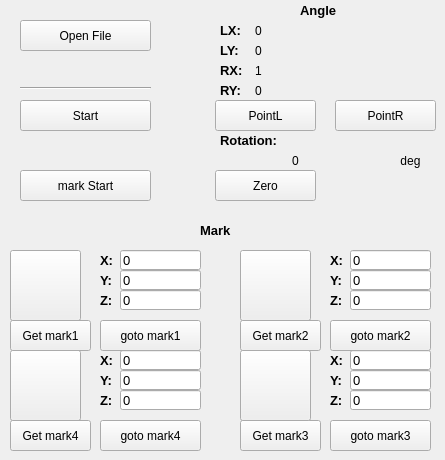
    <widget class="QWidget" name="tab">
     <attribute name="title">
      <string>File</string>
     </attribute>
     <widget class="QPushButton" name="openfile">
      <property name="geometry">
       <rect>
        <x>20</x>
        <y>20</y>
        <width>131</width>
        <height>31</height>
       </rect>
      </property>
      <property name="font">
       <font>
        <family>Arial</family>
        <pointsize>9</pointsize>
       </font>
      </property>
      <property name="text">
       <string>Open File</string>
      </property>
     </widget>
     <widget class="QPushButton" name="startfile">
      <property name="geometry">
       <rect>
        <x>20</x>
        <y>100</y>
        <width>131</width>
        <height>31</height>
       </rect>
      </property>
      <property name="font">
       <font>
        <family>Arial</family>
        <pointsize>9</pointsize>
       </font>
      </property>
      <property name="text">
       <string>Start</string>
      </property>
     </widget>
     <widget class="QLabel" name="label_72">
      <property name="geometry">
       <rect>
        <x>220</x>
        <y>80</y>
        <width>31</width>
        <height>21</height>
       </rect>
      </property>
      <property name="font">
       <font>
        <family>Arial</family>
        <pointsize>10</pointsize>
        <weight>75</weight>
        <bold>true</bold>
       </font>
      </property>
      <property name="text">
       <string>RY:</string>
      </property>
     </widget>
     <widget class="QLabel" name="y_p2">
      <property name="geometry">
       <rect>
        <x>255</x>
        <y>80</y>
        <width>161</width>
        <height>21</height>
       </rect>
      </property>
      <property name="text">
       <string>0</string>
      </property>
     </widget>
     <widget class="QPushButton" name="zero_deg">
      <property name="geometry">
       <rect>
        <x>215</x>
        <y>170</y>
        <width>101</width>
        <height>31</height>
       </rect>
      </property>
      <property name="font">
       <font>
        <family>Arial</family>
        <pointsize>9</pointsize>
       </font>
      </property>
      <property name="text">
       <string>Zero</string>
      </property>
     </widget>
     <widget class="QLabel" name="x_p1">
      <property name="geometry">
       <rect>
        <x>255</x>
        <y>20</y>
        <width>161</width>
        <height>21</height>
       </rect>
      </property>
      <property name="text">
       <string>0</string>
      </property>
     </widget>
     <widget class="QLabel" name="degree">
      <property name="geometry">
       <rect>
        <x>215</x>
        <y>150</y>
        <width>161</width>
        <height>21</height>
       </rect>
      </property>
      <property name="text">
       <string>0</string>
      </property>
      <property name="alignment">
       <set>Qt::AlignCenter</set>
      </property>
     </widget>
     <widget class="QPushButton" name="point_1">
      <property name="geometry">
       <rect>
        <x>215</x>
        <y>100</y>
        <width>101</width>
        <height>31</height>
       </rect>
      </property>
      <property name="font">
       <font>
        <family>Arial</family>
        <pointsize>9</pointsize>
       </font>
      </property>
      <property name="text">
       <string>PointL</string>
      </property>
     </widget>
     <widget class="QLabel" name="x_p2">
      <property name="geometry">
       <rect>
        <x>255</x>
        <y>60</y>
        <width>161</width>
        <height>21</height>
       </rect>
      </property>
      <property name="text">
       <string>1</string>
      </property>
     </widget>
     <widget class="QLabel" name="X_10">
      <property name="geometry">
       <rect>
        <x>395</x>
        <y>150</y>
        <width>31</width>
        <height>21</height>
       </rect>
      </property>
      <property name="text">
       <string>deg</string>
      </property>
      <property name="alignment">
       <set>Qt::AlignCenter</set>
      </property>
     </widget>
     <widget class="QPushButton" name="point_2">
      <property name="geometry">
       <rect>
        <x>335</x>
        <y>100</y>
        <width>101</width>
        <height>31</height>
       </rect>
      </property>
      <property name="font">
       <font>
        <family>Arial</family>
        <pointsize>9</pointsize>
       </font>
      </property>
      <property name="text">
       <string>PointR</string>
      </property>
     </widget>
     <widget class="QLabel" name="y_p1">
      <property name="geometry">
       <rect>
        <x>255</x>
        <y>40</y>
        <width>161</width>
        <height>21</height>
       </rect>
      </property>
      <property name="text">
       <string>0</string>
      </property>
     </widget>
     <widget class="QLabel" name="label_14">
      <property name="geometry">
       <rect>
        <x>220</x>
        <y>130</y>
        <width>81</width>
        <height>21</height>
       </rect>
      </property>
      <property name="font">
       <font>
        <family>Arial</family>
        <pointsize>10</pointsize>
        <weight>75</weight>
        <bold>true</bold>
       </font>
      </property>
      <property name="text">
       <string>Rotation:</string>
      </property>
     </widget>
     <widget class="QLabel" name="label_70">
      <property name="geometry">
       <rect>
        <x>220</x>
        <y>40</y>
        <width>31</width>
        <height>21</height>
       </rect>
      </property>
      <property name="font">
       <font>
        <family>Arial</family>
        <pointsize>10</pointsize>
        <weight>75</weight>
        <bold>true</bold>
       </font>
      </property>
      <property name="text">
       <string>LY:</string>
      </property>
     </widget>
     <widget class="QLabel" name="label_71">
      <property name="geometry">
       <rect>
        <x>220</x>
        <y>60</y>
        <width>31</width>
        <height>21</height>
       </rect>
      </property>
      <property name="font">
       <font>
        <family>Arial</family>
        <pointsize>10</pointsize>
        <weight>75</weight>
        <bold>true</bold>
       </font>
      </property>
      <property name="text">
       <string>RX:</string>
      </property>
     </widget>
     <widget class="QLabel" name="label_69">
      <property name="geometry">
       <rect>
        <x>220</x>
        <y>20</y>
        <width>31</width>
        <height>21</height>
       </rect>
      </property>
      <property name="font">
       <font>
        <family>Arial</family>
        <pointsize>10</pointsize>
        <weight>75</weight>
        <bold>true</bold>
       </font>
      </property>
      <property name="text">
       <string>LX:</string>
      </property>
     </widget>
     <widget class="QPushButton" name="get_mark3">
      <property name="geometry">
       <rect>
        <x>240</x>
        <y>420</y>
        <width>81</width>
        <height>31</height>
       </rect>
      </property>
      <property name="font">
       <font>
        <family>Arial</family>
        <pointsize>9</pointsize>
       </font>
      </property>
      <property name="text">
       <string>Get mark3</string>
      </property>
     </widget>
     <widget class="QPushButton" name="mark3">
      <property name="geometry">
       <rect>
        <x>240</x>
        <y>350</y>
        <width>71</width>
        <height>71</height>
       </rect>
      </property>
      <property name="text">
       <string/>
      </property>
      <property name="icon">
       <iconset>
        <normaloff>../../../../.designer/backup/AIT/AIT0/vision/templates/3.png</normaloff>../../../../.designer/backup/AIT/AIT0/vision/templates/3.png</iconset>
      </property>
      <property name="iconSize">
       <size>
        <width>70</width>
        <height>70</height>
       </size>
      </property>
     </widget>
     <widget class="QPushButton" name="mark4">
      <property name="geometry">
       <rect>
        <x>10</x>
        <y>350</y>
        <width>71</width>
        <height>71</height>
       </rect>
      </property>
      <property name="text">
       <string/>
      </property>
      <property name="icon">
       <iconset>
        <normaloff>../../../../.designer/backup/AIT/AIT0/vision/templates/4.png</normaloff>../../../../.designer/backup/AIT/AIT0/vision/templates/4.png</iconset>
      </property>
      <property name="iconSize">
       <size>
        <width>70</width>
        <height>70</height>
       </size>
      </property>
     </widget>
     <widget class="QPushButton" name="goto_mark_1">
      <property name="geometry">
       <rect>
        <x>100</x>
        <y>320</y>
        <width>101</width>
        <height>31</height>
       </rect>
      </property>
      <property name="font">
       <font>
        <family>Arial</family>
        <pointsize>9</pointsize>
       </font>
      </property>
      <property name="text">
       <string>goto mark1</string>
      </property>
     </widget>
     <widget class="QLabel" name="label_76">
      <property name="geometry">
       <rect>
        <x>100</x>
        <y>250</y>
        <width>21</width>
        <height>21</height>
       </rect>
      </property>
      <property name="font">
       <font>
        <family>Arial</family>
        <pointsize>10</pointsize>
        <weight>75</weight>
        <bold>true</bold>
       </font>
      </property>
      <property name="text">
       <string>X:</string>
      </property>
     </widget>
     <widget class="QLineEdit" name="mark3_x">
      <property name="geometry">
       <rect>
        <x>350</x>
        <y>350</y>
        <width>81</width>
        <height>20</height>
       </rect>
      </property>
      <property name="font">
       <font>
        <family>Arial</family>
        <pointsize>10</pointsize>
       </font>
      </property>
      <property name="text">
       <string>0</string>
      </property>
     </widget>
     <widget class="QLabel" name="label_86">
      <property name="geometry">
       <rect>
        <x>100</x>
        <y>370</y>
        <width>31</width>
        <height>21</height>
       </rect>
      </property>
      <property name="font">
       <font>
        <family>Arial</family>
        <pointsize>10</pointsize>
        <weight>75</weight>
        <bold>true</bold>
       </font>
      </property>
      <property name="text">
       <string>Y:</string>
      </property>
     </widget>
     <widget class="QLineEdit" name="mark4_x">
      <property name="geometry">
       <rect>
        <x>120</x>
        <y>350</y>
        <width>81</width>
        <height>20</height>
       </rect>
      </property>
      <property name="font">
       <font>
        <family>Arial</family>
        <pointsize>10</pointsize>
       </font>
      </property>
      <property name="text">
       <string>0</string>
      </property>
     </widget>
     <widget class="QPushButton" name="mark2">
      <property name="geometry">
       <rect>
        <x>240</x>
        <y>250</y>
        <width>71</width>
        <height>71</height>
       </rect>
      </property>
      <property name="text">
       <string/>
      </property>
      <property name="icon">
       <iconset>
        <normaloff>../../../../.designer/backup/AIT/AIT0/vision/templates/2.png</normaloff>../../../../.designer/backup/AIT/AIT0/vision/templates/2.png</iconset>
      </property>
      <property name="iconSize">
       <size>
        <width>70</width>
        <height>70</height>
       </size>
      </property>
     </widget>
     <widget class="QLineEdit" name="mark3_z">
      <property name="geometry">
       <rect>
        <x>350</x>
        <y>390</y>
        <width>81</width>
        <height>20</height>
       </rect>
      </property>
      <property name="font">
       <font>
        <family>Arial</family>
        <pointsize>10</pointsize>
       </font>
      </property>
      <property name="text">
       <string>0</string>
      </property>
     </widget>
     <widget class="QLineEdit" name="mark2_y">
      <property name="geometry">
       <rect>
        <x>350</x>
        <y>270</y>
        <width>81</width>
        <height>20</height>
       </rect>
      </property>
      <property name="font">
       <font>
        <family>Arial</family>
        <pointsize>10</pointsize>
       </font>
      </property>
      <property name="text">
       <string>0</string>
      </property>
     </widget>
     <widget class="QPushButton" name="get_mark2">
      <property name="geometry">
       <rect>
        <x>240</x>
        <y>320</y>
        <width>81</width>
        <height>31</height>
       </rect>
      </property>
      <property name="font">
       <font>
        <family>Arial</family>
        <pointsize>9</pointsize>
       </font>
      </property>
      <property name="text">
       <string>Get mark2</string>
      </property>
     </widget>
     <widget class="QLabel" name="label_75">
      <property name="geometry">
       <rect>
        <x>100</x>
        <y>270</y>
        <width>31</width>
        <height>21</height>
       </rect>
      </property>
      <property name="font">
       <font>
        <family>Arial</family>
        <pointsize>10</pointsize>
        <weight>75</weight>
        <bold>true</bold>
       </font>
      </property>
      <property name="text">
       <string>Y:</string>
      </property>
     </widget>
     <widget class="QPushButton" name="goto_mark_4">
      <property name="geometry">
       <rect>
        <x>100</x>
        <y>420</y>
        <width>101</width>
        <height>31</height>
       </rect>
      </property>
      <property name="font">
       <font>
        <family>Arial</family>
        <pointsize>9</pointsize>
       </font>
      </property>
      <property name="text">
       <string>goto mark4</string>
      </property>
     </widget>
     <widget class="QLineEdit" name="mark1_z">
      <property name="geometry">
       <rect>
        <x>120</x>
        <y>290</y>
        <width>81</width>
        <height>20</height>
       </rect>
      </property>
      <property name="font">
       <font>
        <family>Arial</family>
        <pointsize>10</pointsize>
       </font>
      </property>
      <property name="text">
       <string>0</string>
      </property>
     </widget>
     <widget class="QLineEdit" name="mark1_y">
      <property name="geometry">
       <rect>
        <x>120</x>
        <y>270</y>
        <width>81</width>
        <height>20</height>
       </rect>
      </property>
      <property name="font">
       <font>
        <family>Arial</family>
        <pointsize>10</pointsize>
       </font>
      </property>
      <property name="text">
       <string>0</string>
      </property>
     </widget>
     <widget class="QLineEdit" name="mark3_y">
      <property name="geometry">
       <rect>
        <x>350</x>
        <y>370</y>
        <width>81</width>
        <height>20</height>
       </rect>
      </property>
      <property name="font">
       <font>
        <family>Arial</family>
        <pointsize>10</pointsize>
       </font>
      </property>
      <property name="text">
       <string>0</string>
      </property>
     </widget>
     <widget class="QLabel" name="label_78">
      <property name="geometry">
       <rect>
        <x>330</x>
        <y>290</y>
        <width>31</width>
        <height>21</height>
       </rect>
      </property>
      <property name="font">
       <font>
        <family>Arial</family>
        <pointsize>10</pointsize>
        <weight>75</weight>
        <bold>true</bold>
       </font>
      </property>
      <property name="text">
       <string>Z:</string>
      </property>
     </widget>
     <widget class="QLabel" name="label_87">
      <property name="geometry">
       <rect>
        <x>100</x>
        <y>390</y>
        <width>31</width>
        <height>21</height>
       </rect>
      </property>
      <property name="font">
       <font>
        <family>Arial</family>
        <pointsize>10</pointsize>
        <weight>75</weight>
        <bold>true</bold>
       </font>
      </property>
      <property name="text">
       <string>Z:</string>
      </property>
     </widget>
     <widget class="QPushButton" name="mark1">
      <property name="geometry">
       <rect>
        <x>10</x>
        <y>250</y>
        <width>71</width>
        <height>71</height>
       </rect>
      </property>
      <property name="text">
       <string/>
      </property>
      <property name="icon">
       <iconset>
        <normaloff>../../../../.designer/backup/AIT/AIT0/vision/templates/1.png</normaloff>../../../../.designer/backup/AIT/AIT0/vision/templates/1.png</iconset>
      </property>
      <property name="iconSize">
       <size>
        <width>70</width>
        <height>70</height>
       </size>
      </property>
     </widget>
     <widget class="QLineEdit" name="mark4_z">
      <property name="geometry">
       <rect>
        <x>120</x>
        <y>390</y>
        <width>81</width>
        <height>20</height>
       </rect>
      </property>
      <property name="font">
       <font>
        <family>Arial</family>
        <pointsize>10</pointsize>
       </font>
      </property>
      <property name="text">
       <string>0</string>
      </property>
     </widget>
     <widget class="QPushButton" name="goto_mark_2">
      <property name="geometry">
       <rect>
        <x>330</x>
        <y>320</y>
        <width>101</width>
        <height>31</height>
       </rect>
      </property>
      <property name="font">
       <font>
        <family>Arial</family>
        <pointsize>9</pointsize>
       </font>
      </property>
      <property name="text">
       <string>goto mark2</string>
      </property>
     </widget>
     <widget class="QLineEdit" name="mark1_x">
      <property name="geometry">
       <rect>
        <x>120</x>
        <y>250</y>
        <width>81</width>
        <height>20</height>
       </rect>
      </property>
      <property name="font">
       <font>
        <family>Arial</family>
        <pointsize>10</pointsize>
       </font>
      </property>
      <property name="text">
       <string>0</string>
      </property>
     </widget>
     <widget class="QPushButton" name="get_mark1">
      <property name="geometry">
       <rect>
        <x>10</x>
        <y>320</y>
        <width>81</width>
        <height>31</height>
       </rect>
      </property>
      <property name="font">
       <font>
        <family>Arial</family>
        <pointsize>9</pointsize>
       </font>
      </property>
      <property name="text">
       <string>Get mark1</string>
      </property>
     </widget>
     <widget class="QLabel" name="label_77">
      <property name="geometry">
       <rect>
        <x>330</x>
        <y>270</y>
        <width>31</width>
        <height>21</height>
       </rect>
      </property>
      <property name="font">
       <font>
        <family>Arial</family>
        <pointsize>10</pointsize>
        <weight>75</weight>
        <bold>true</bold>
       </font>
      </property>
      <property name="text">
       <string>Y:</string>
      </property>
     </widget>
     <widget class="QLineEdit" name="mark2_z">
      <property name="geometry">
       <rect>
        <x>350</x>
        <y>290</y>
        <width>81</width>
        <height>20</height>
       </rect>
      </property>
      <property name="font">
       <font>
        <family>Arial</family>
        <pointsize>10</pointsize>
       </font>
      </property>
      <property name="text">
       <string>0</string>
      </property>
     </widget>
     <widget class="QLabel" name="label_88">
      <property name="geometry">
       <rect>
        <x>100</x>
        <y>350</y>
        <width>21</width>
        <height>21</height>
       </rect>
      </property>
      <property name="font">
       <font>
        <family>Arial</family>
        <pointsize>10</pointsize>
        <weight>75</weight>
        <bold>true</bold>
       </font>
      </property>
      <property name="text">
       <string>X:</string>
      </property>
     </widget>
     <widget class="QPushButton" name="goto_mark_3">
      <property name="geometry">
       <rect>
        <x>330</x>
        <y>420</y>
        <width>101</width>
        <height>31</height>
       </rect>
      </property>
      <property name="font">
       <font>
        <family>Arial</family>
        <pointsize>9</pointsize>
       </font>
      </property>
      <property name="text">
       <string>goto mark3</string>
      </property>
     </widget>
     <widget class="QLineEdit" name="mark2_x">
      <property name="geometry">
       <rect>
        <x>350</x>
        <y>250</y>
        <width>81</width>
        <height>20</height>
       </rect>
      </property>
      <property name="font">
       <font>
        <family>Arial</family>
        <pointsize>10</pointsize>
       </font>
      </property>
      <property name="text">
       <string>0</string>
      </property>
     </widget>
     <widget class="QLabel" name="label_82">
      <property name="geometry">
       <rect>
        <x>330</x>
        <y>350</y>
        <width>21</width>
        <height>21</height>
       </rect>
      </property>
      <property name="font">
       <font>
        <family>Arial</family>
        <pointsize>10</pointsize>
        <weight>75</weight>
        <bold>true</bold>
       </font>
      </property>
      <property name="text">
       <string>X:</string>
      </property>
     </widget>
     <widget class="QLabel" name="label_74">
      <property name="geometry">
       <rect>
        <x>100</x>
        <y>290</y>
        <width>31</width>
        <height>21</height>
       </rect>
      </property>
      <property name="font">
       <font>
        <family>Arial</family>
        <pointsize>10</pointsize>
        <weight>75</weight>
        <bold>true</bold>
       </font>
      </property>
      <property name="text">
       <string>Z:</string>
      </property>
     </widget>
     <widget class="QPushButton" name="get_mark4">
      <property name="geometry">
       <rect>
        <x>10</x>
        <y>420</y>
        <width>81</width>
        <height>31</height>
       </rect>
      </property>
      <property name="font">
       <font>
        <family>Arial</family>
        <pointsize>9</pointsize>
       </font>
      </property>
      <property name="text">
       <string>Get mark4</string>
      </property>
     </widget>
     <widget class="QLabel" name="label_81">
      <property name="geometry">
       <rect>
        <x>330</x>
        <y>390</y>
        <width>31</width>
        <height>21</height>
       </rect>
      </property>
      <property name="font">
       <font>
        <family>Arial</family>
        <pointsize>10</pointsize>
        <weight>75</weight>
        <bold>true</bold>
       </font>
      </property>
      <property name="text">
       <string>Z:</string>
      </property>
     </widget>
     <widget class="QLineEdit" name="mark4_y">
      <property name="geometry">
       <rect>
        <x>120</x>
        <y>370</y>
        <width>81</width>
        <height>20</height>
       </rect>
      </property>
      <property name="font">
       <font>
        <family>Arial</family>
        <pointsize>10</pointsize>
       </font>
      </property>
      <property name="text">
       <string>0</string>
      </property>
     </widget>
     <widget class="QLabel" name="label_80">
      <property name="geometry">
       <rect>
        <x>330</x>
        <y>370</y>
        <width>31</width>
        <height>21</height>
       </rect>
      </property>
      <property name="font">
       <font>
        <family>Arial</family>
        <pointsize>10</pointsize>
        <weight>75</weight>
        <bold>true</bold>
       </font>
      </property>
      <property name="text">
       <string>Y:</string>
      </property>
     </widget>
     <widget class="QLabel" name="label_79">
      <property name="geometry">
       <rect>
        <x>330</x>
        <y>250</y>
        <width>21</width>
        <height>21</height>
       </rect>
      </property>
      <property name="font">
       <font>
        <family>Arial</family>
        <pointsize>10</pointsize>
        <weight>75</weight>
        <bold>true</bold>
       </font>
      </property>
      <property name="text">
       <string>X:</string>
      </property>
     </widget>
     <widget class="QPushButton" name="markstart">
      <property name="geometry">
       <rect>
        <x>20</x>
        <y>170</y>
        <width>131</width>
        <height>31</height>
       </rect>
      </property>
      <property name="font">
       <font>
        <family>Arial</family>
        <pointsize>9</pointsize>
       </font>
      </property>
      <property name="text">
       <string>mark Start</string>
      </property>
     </widget>
     <widget class="QLabel" name="label_131">
      <property name="geometry">
       <rect>
        <x>300</x>
        <y>0</y>
        <width>51</width>
        <height>21</height>
       </rect>
      </property>
      <property name="font">
       <font>
        <family>Arial</family>
        <pointsize>10</pointsize>
        <weight>75</weight>
        <bold>true</bold>
       </font>
      </property>
      <property name="text">
       <string>Angle</string>
      </property>
     </widget>
     <widget class="QLabel" name="label_133">
      <property name="geometry">
       <rect>
        <x>200</x>
        <y>220</y>
        <width>51</width>
        <height>21</height>
       </rect>
      </property>
      <property name="font">
       <font>
        <family>Arial</family>
        <pointsize>10</pointsize>
        <weight>75</weight>
        <bold>true</bold>
       </font>
      </property>
      <property name="text">
       <string>Mark</string>
      </property>
     </widget>
     <widget class="QLabel" name="filename">
      <property name="geometry">
       <rect>
        <x>20</x>
        <y>60</y>
        <width>131</width>
        <height>21</height>
       </rect>
      </property>
      <property name="font">
       <font>
        <family>Arial</family>
        <pointsize>9</pointsize>
       </font>
      </property>
      <property name="text">
       <string/>
      </property>
     </widget>
     <widget class="Line" name="line">
      <property name="geometry">
       <rect>
        <x>20</x>
        <y>80</y>
        <width>131</width>
        <height>16</height>
       </rect>
      </property>
      <property name="orientation">
       <enum>Qt::Horizontal</enum>
      </property>
     </widget>
    </widget>
